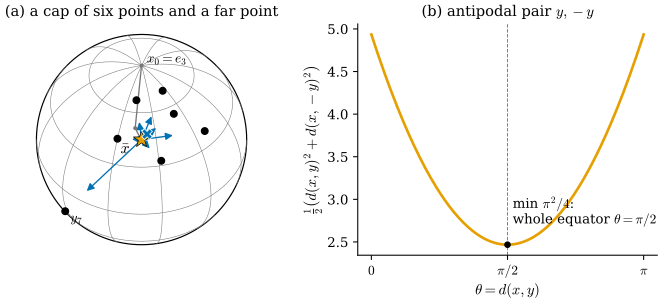

Source code (Python):
"""Figure 44.4.1: the Karcher mean on the unit sphere (Section 44.4, Example 44.4.8, Non-example 44.4.9).

Data: y_i = x(theta_i, phi_i) (x of GUIDELINES 7, r = 1): six points in a cap, (theta, phi) = (0.4, 0.2),
(0.8, 0), (0.6, 0.9), (1.0, 0.55), (0.35, 0.95), (0.9, 1.2), and one far point y_7 = x(2.0, -0.6).
Iteration x <- exp_x(mean_i log_x(y_i)) from x_0 = e_3 (the north pole).
(a) view from the direction of the Karcher mean: data (black dots), iterates (gray polyline with small dots), the
    Karcher mean (orange), the normalised Euclidean mean (blue cross), and the seven vectors log_x(y_i) at the
    Karcher mean drawn in its tangent plane scaled by 0.5 (blue arrows; their sum is zero).
(b) two antipodal points y and -y: f(x) = (1/2)(d(x, y)^2 + d(x, -y)^2) = (1/2)(theta^2 + (pi - theta)^2) as a
    function of the angle theta = d(x, y); the minimum value pi^2/4 is attained on the whole great circle theta = pi/2.
Self-checks: |sum log_x(y_i)| < 1e-10 at the result; f decreases monotonically; distance to the normalised Euclidean
mean 0.0742; the Karcher mean is closer to y_7 than the normalised Euclidean mean; every drawn point is on the visible
hemisphere.

Run from the project root: PYTHONPATH=tools python3 chapters/44-discrete-geodesics/figures/fig-44-4-1-karcher-mean.py
"""

import pathlib
import sys

import dgfig

dgfig.setup()
import matplotlib.pyplot as plt  # noqa: E402
import numpy as np  # noqa: E402

sys.path.insert(0, str(pathlib.Path(__file__).resolve().parents[1] / "lib"))
import ch44  # noqa: E402

col = dgfig.COLORS
DATA = ((0.4, 0.2), (0.8, 0.0), (0.6, 0.9), (1.0, 0.55), (0.35, 0.95), (0.9, 1.2), (2.0, -0.6))
Y = [ch44.sphere_point(t, p) for t, p in DATA]
x = np.array([0.0, 0.0, 1.0])
iterates = [x.copy()]
fvals = []
for _ in range(60):
    v = np.mean([ch44.sphere_log(x, y) for y in Y], axis=0)
    fvals.append(0.5 * sum(np.arccos(np.clip(x @ y, -1, 1)) ** 2 for y in Y))
    if np.linalg.norm(v) < 1e-13:
        break
    x = ch44.sphere_exp(x, v)
    iterates.append(x.copy())
xb = x
assert np.linalg.norm(sum(ch44.sphere_log(xb, y) for y in Y)) < 1e-10
assert all(a >= b - 1e-15 for a, b in zip(fvals, fvals[1:]))
eu = ch44.unit(np.mean(Y, axis=0))
assert abs(np.arccos(xb @ eu) - 0.0742) < 5e-5
assert np.arccos(xb @ Y[6]) < np.arccos(eu @ Y[6])
th_b, ph_b = np.arccos(xb[2]), np.arctan2(xb[1], xb[0])
print(f"Karcher mean at (theta, phi) = ({th_b:.4f}, {ph_b:.4f}), f = {fvals[-1]:.6f}, {len(iterates) - 1} steps")

fig, (axa, axb) = plt.subplots(1, 2, figsize=(7.0, 3.3), gridspec_kw={"width_ratios": [1.0, 1.1]})
view = xb.copy()
right = ch44.unit(np.cross([0, 0, 1.0], view))
up = np.cross(view, right)
proj = lambda X: np.stack([np.asarray(X) @ right, np.asarray(X) @ up], -1)  # noqa: E731
tt = np.linspace(0, 2 * np.pi, 400)
axa.plot(np.cos(tt), np.sin(tt), color=col["main"], lw=0.9)
for th in np.linspace(np.pi / 6, 5 * np.pi / 6, 5):
    C = np.stack([np.sin(th) * np.cos(tt), np.sin(th) * np.sin(tt), np.cos(th) + 0 * tt], 1)
    vis = C @ view > 0
    Q = proj(C)
    axa.plot(np.where(vis, Q[:, 0], np.nan), np.where(vis, Q[:, 1], np.nan), color=col["aux"], lw=0.4)
for ph in np.linspace(0, np.pi, 6, endpoint=False):
    C = np.stack([np.sin(tt) * np.cos(ph), np.sin(tt) * np.sin(ph), np.cos(tt)], 1)
    vis = C @ view > 0
    Q = proj(C)
    axa.plot(np.where(vis, Q[:, 0], np.nan), np.where(vis, Q[:, 1], np.nan), color=col["aux"], lw=0.4)
for y in list(Y) + iterates:
    assert y @ view > 0
for y in Y:
    axa.plot(*proj(y), "o", color=col["main"], ms=5, zorder=5)
It = np.array(iterates)
axa.plot(*proj(It).T, color=col["aux"], lw=1.0, zorder=4)
axa.plot(*proj(It).T, ".", color=col["aux"], ms=4, zorder=4)
for y in Y:
    lg = 0.5 * ch44.sphere_log(xb, y)
    a0, a1 = proj(xb), proj(xb + lg)
    axa.annotate("", xy=a1, xytext=a0, arrowprops=dict(arrowstyle="-|>", color=col["tangent"], lw=1.0), zorder=6)
axa.plot(*proj(xb), "*", color=col["accent"], ms=13, zorder=7, mec=col["main"], mew=0.5)
axa.plot(*proj(eu), "X", color=col["tangent"], ms=8, mec="white", mew=0.6, zorder=8)
axa.text(*(proj(iterates[0]) + [0.05, 0.03]), r"$x_0 = e_3$", fontsize=10)
axa.text(*(proj(Y[6]) + [0.05, -0.1]), r"$y_7$", fontsize=10)
axa.text(*(proj(xb) + [-0.2, -0.13]), r"$\bar x$", fontsize=12)
axa.set_aspect("equal")
axa.set_xlim(-1.1, 1.1)
axa.set_ylim(-1.1, 1.1)
axa.set_axis_off()
axa.set_title("(a) a cap of six points and a far point", fontsize=11)
th = np.linspace(0, np.pi, 300)
axb.plot(th, 0.5 * (th ** 2 + (np.pi - th) ** 2), color=col["accent"], lw=2.0)
axb.axvline(np.pi / 2, color=col["aux"], lw=0.7, ls="--")
axb.plot(np.pi / 2, np.pi ** 2 / 4, "o", color=col["main"], ms=4)
axb.text(np.pi / 2 + 0.06, np.pi ** 2 / 4 + 0.25, r"min $\pi^2/4$:" + "\n" + r"whole equator $\theta = \pi/2$", fontsize=10)
axb.set_xlabel(r"$\theta = d(x, y)$")
axb.set_ylabel(r"$\frac{1}{2}\left(d(x,y)^2 + d(x,-y)^2\right)$")
axb.set_xticks([0, np.pi / 2, np.pi])
axb.set_xticklabels([r"$0$", r"$\pi/2$", r"$\pi$"])
axb.spines[["top", "right"]].set_visible(False)
axb.set_title(r"(b) antipodal pair $y, -y$", fontsize=11)
fig.subplots_adjust(left=0.01, right=0.98, top=0.9, bottom=0.17, wspace=0.28)
dgfig.save(fig, __file__)
